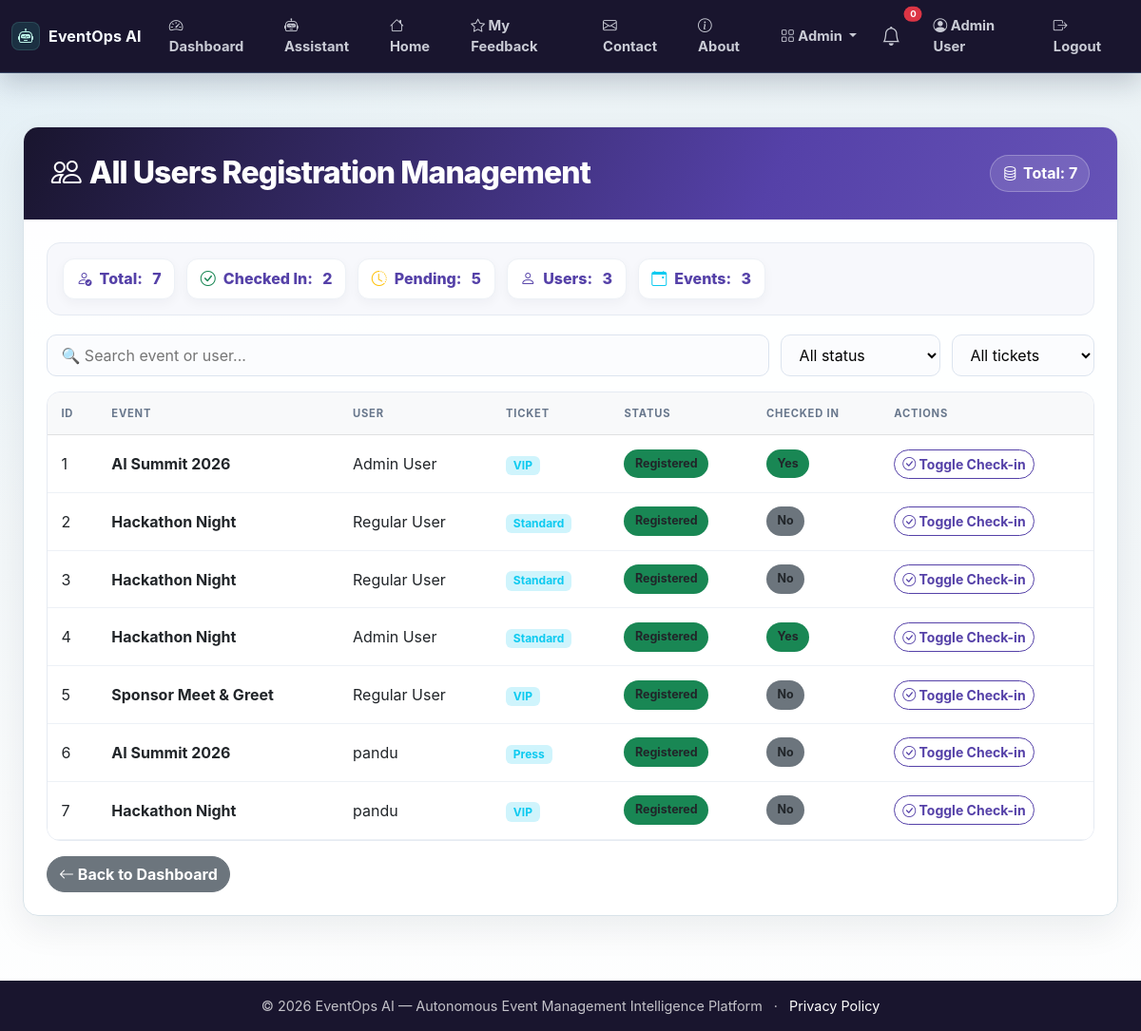
The app's page /admin/registrations (signed in), older data.
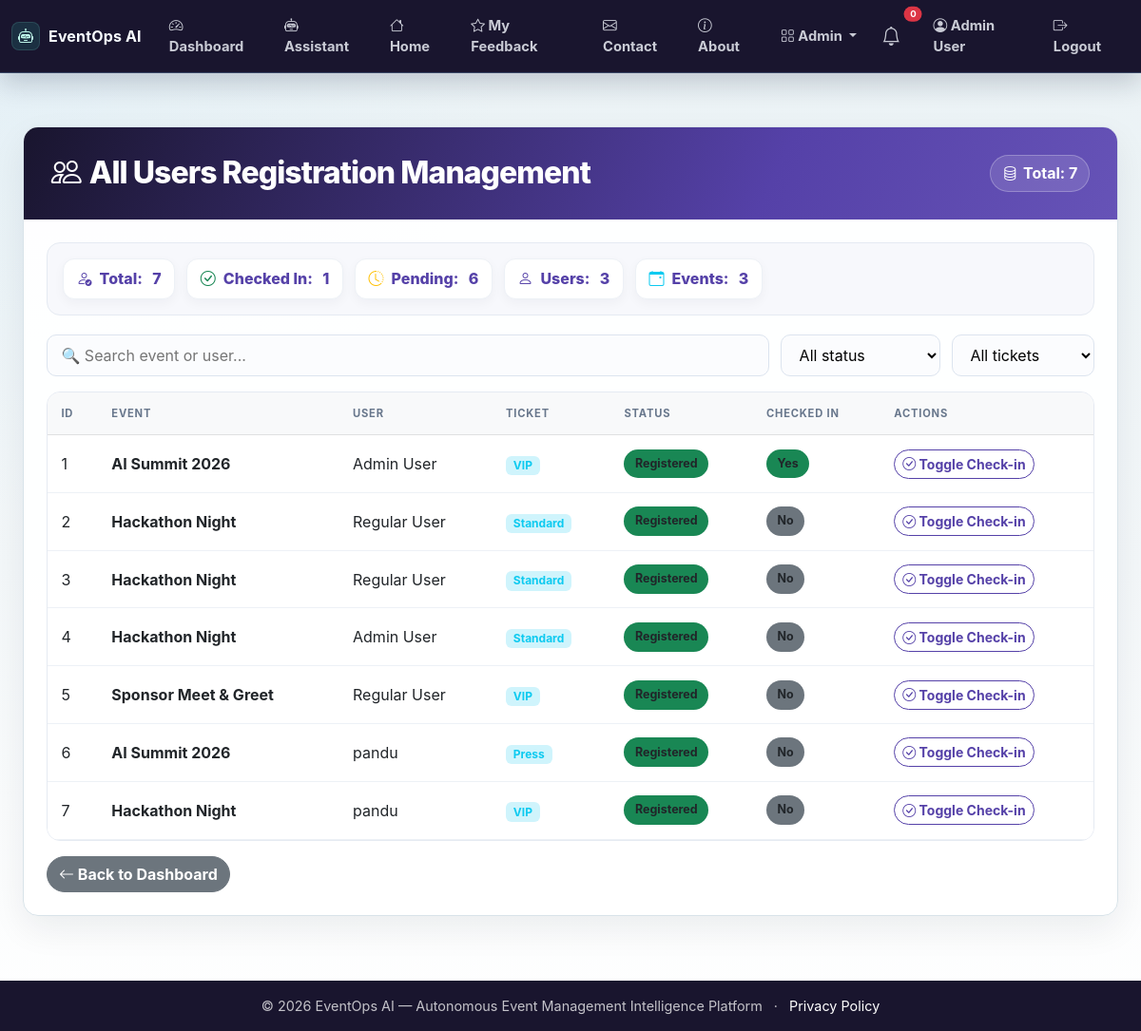
The same page, newer data.
### app.py (models this page shows, shortened)
class Registration(db.Model):
    id = db.Column(db.Integer, primary_key=True)
    user_id = db.Column(db.Integer, db.ForeignKey('user.id'))
    event_id = db.Column(db.Integer, db.ForeignKey('event.id'))
    ticket_type = db.Column(db.String(50))
    status = db.Column(db.String(20), default='registered')
    checked_in = db.Column(db.Boolean, default=False)
    registered_at = db.Column(db.DateTime, default=lambda: datetime.now(timezone.utc))
    user = db.relationship('User', backref='registrations')
    event = db.relationship('Event', backref='registrations')

class Event(db.Model):
    id = db.Column(db.Integer, primary_key=True)
    title = db.Column(db.String(200), nullable=False)
    description = db.Column(db.Text)
    date = db.Column(db.String(50))
    time = db.Column(db.String(50))
    location = db.Column(db.String(200))
    capacity = db.Column(db.Integer)
    status = db.Column(db.String(20), default='upcoming')
    created_at = db.Column(db.DateTime, default=lambda: datetime.now(timezone.utc))

class User(UserMixin, db.Model):
    id = db.Column(db.Integer, primary_key=True)
    name = db.Column(db.String(100), nullable=False)
    email = db.Column(db.String(100), unique=True, nullable=False)
    password_hash = db.Column(db.String(200), nullable=False)
    role = db.Column(db.String(20), default='user')
    created_at = db.Column(db.DateTime, default=lambda: datetime.now(timezone.utc))

### app.py (the view)
@app.route('/admin/registrations')
@login_required
def admin_registrations():
    if current_user.role != 'admin':
        abort(403)
    registrations = Registration.query.all()
    return render_template('admin_registrations.html', registrations=registrations)

### app.py (called while the page is built)
@app.context_processor
def inject_unread_notification_count():
    if current_user.is_authenticated:
        count = Notification.query.filter_by(user_id=current_user.id, read=False).count()
    else:
        count = 0
    return {'unread_notification_count': count}

@login_manager.user_loader
def load_user(user_id):
    return User.query.get(int(user_id))

### templates/admin_registrations.html (shortened to what the changed rows need)
{% extends "base.html" %}
{% block content %}
<div class="admin-wrapper">
    <div class="container-fluid">
        <div class="card admin-card">
            <div class="card-header d-flex flex-wrap justify-content-between align-items-center">
                <h2 class="mb-0"><i class="bi bi-people me-2"></i>All Users Registration Management</h2>
            </div>
            <div class="card-body">
                <div class="stats-row">
                    <div class="stat-item"><i class="bi bi-check-circle text-success"></i> Checked In: <span class="stat-num">{{ registrations|selectattr('checked_in', 'equalto', True)|list|length }}</span></div>
                    <div class="stat-item"><i class="bi bi-clock-history text-warning"></i> Pending: <span class="stat-num">{{ registrations|selectattr('checked_in', 'equalto', False)|list|length }}</span></div>
                </div>
                <div class="table-responsive">
                    <table class="table table-hover align-middle" id="regTable">
                        <thead class="table-light">
                            <tr>
                                <th>ID</th>
                                <th>Event</th>
                                <th>User</th>
                                <th>Ticket</th>
                                <th>Status</th>
                                <th>Checked In</th>
                                <th>Actions</th>
                            </tr>
                        </thead>
                        <tbody>
                            {% for reg in registrations %}
                            <tr data-event="{{ reg.event.title|lower }}"
                                data-user="{{ reg.user.name|lower if reg.user else '' }}"
                                data-checked="{{ reg.checked_in|string|lower }}"
                                data-ticket="{{ reg.ticket_type|lower }}">
                                <td>{{ reg.id }}</td>
                                <td><strong>{{ reg.event.title }}</strong></td>
                                <td>{{ reg.user.name if reg.user else 'N/A' }}</td>
                                <td><span class="badge bg-info-subtle text-info">{{ reg.ticket_type }}</span></td>
                                <td><span class="badge-status bg-{{ 'success' if reg.status == 'registered' else 'warning' }}">{{ reg.status|title }}</span></td>
                                <td>
                                    <span class="badge-status bg-{{ 'success' if reg.checked_in else 'secondary' }}">
                                        {{ 'Yes' if reg.checked_in else 'No' }}
                                    </span>
                                </td>
                                <td>
                                    <a href="{{ url_for('admin_checkin', reg_id=reg.id) }}" class="btn btn-sm btn-outline-primary">
                                        <i class="bi bi-check-circle"></i> Toggle Check-in
                                    </a>
                                </td>
                            </tr>
                            {% endfor %}
                        </tbody>
                    </table>
                </div>
            </div>
        </div>
    </div>
</div>
{% endblock %}

Row changes from the older to the newer data that the page shows:
changed Registration id 4: checked_in "Yes" → "No"
Text that changed along with them:
{{ registrations|selectattr('checked_in', 'equalto', True)|list|length }}: "2" → "1"
{{ registrations|selectattr('checked_in', 'equalto', False)|list|length }}: "5" → "6"
